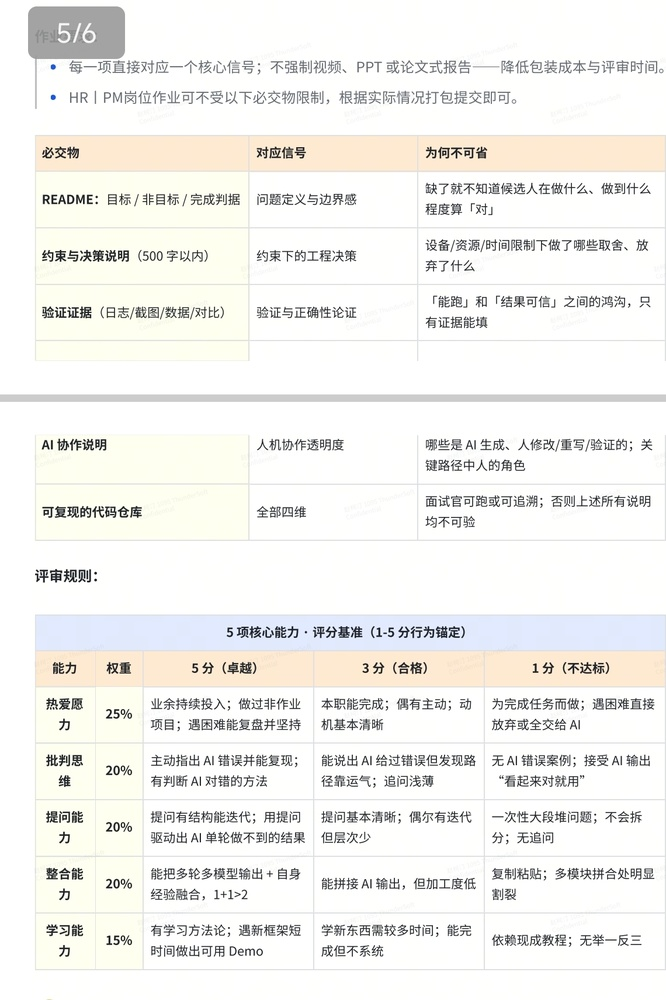
#> input picture 微信图片_20260617193902_20_18.jpg, 666 x 1000 px, shrunk from 1140 x 1712 before the run
$ python generate_samples.py
#> lines starting #> are read from the running program, lines starting #| are printed output that depends on the picture
import os
from PIL import Image, ImageEnhance, ImageFilter
import random
import numpy as np

def create_samples():
    base_image_path = "微信图片_20260617193902_20_18.jpg"
    out_dir = "验证证据/测试样本"

    if not os.path.exists(out_dir):
        os.makedirs(out_dir)

    try:
        img = Image.open(base_image_path)
#> img is the input picture: PIL image 666x1000 RGB; mean R, G, B 242.1, 241.4, 238.2
    except Exception as e:
        print(f"Error opening {base_image_path}: {e}")
        return

    # 1. Clear (清晰)
    img.save(os.path.join(out_dir, "1_clear_original.jpg"))
    enhancer = ImageEnhance.Sharpness(img)
    enhancer.enhance(1.5).save(os.path.join(out_dir, "1_clear_sharpened.jpg"))

    # 2. Blur (模糊)
    img.filter(ImageFilter.GaussianBlur(radius=5)).save(os.path.join(out_dir, "2_blur_light.jpg"))
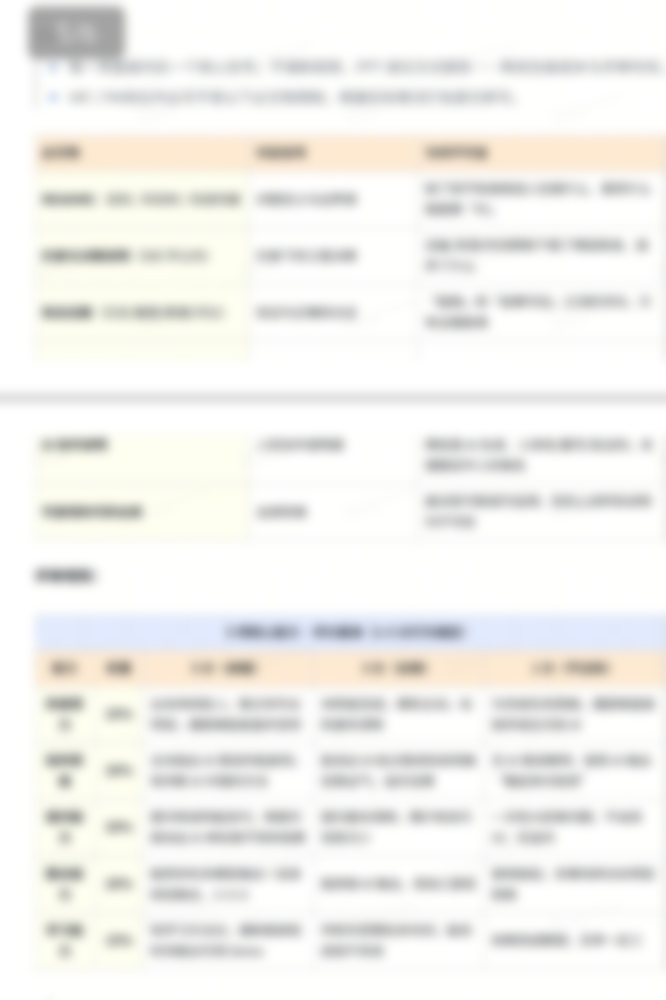
#> saved as 2_blur_light.jpg: PIL image 666x1000 RGB; mean R, G, B 242.1, 241.4, 238.2
    img.filter(ImageFilter.GaussianBlur(radius=12)).save(os.path.join(out_dir, "2_blur_heavy.jpg"))
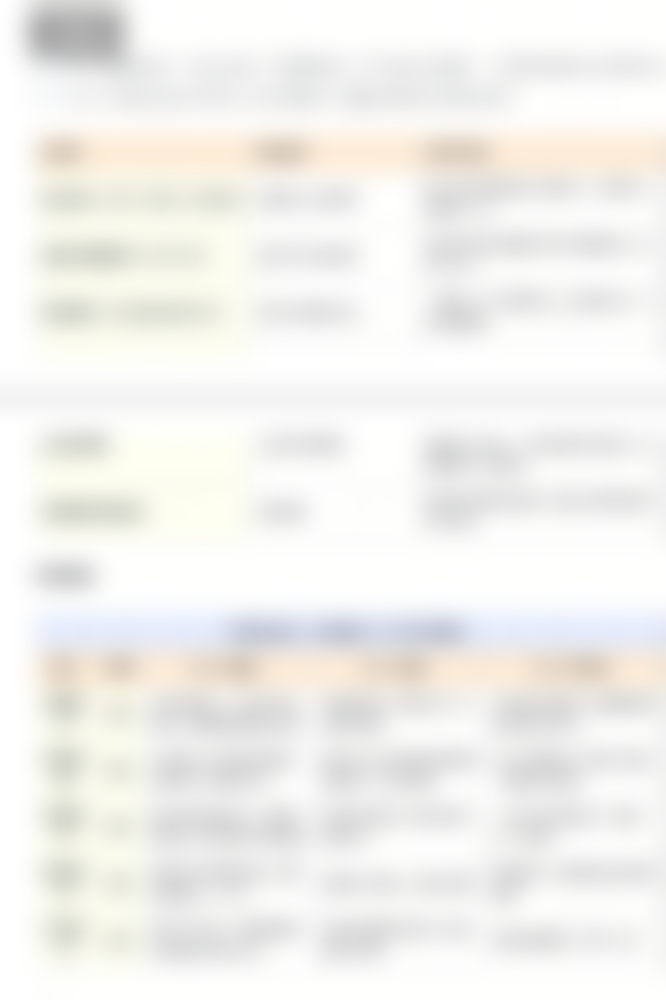
#> saved as 2_blur_heavy.jpg: PIL image 666x1000 RGB; mean R, G, B 242, 241.3, 238.2

    # 3. Overexposed (过曝)
    enhancer = ImageEnhance.Brightness(img)
    enhancer.enhance(2.5).save(os.path.join(out_dir, "3_overexposed_light.jpg"))
    enhancer.enhance(4.0).save(os.path.join(out_dir, "3_overexposed_heavy.jpg"))
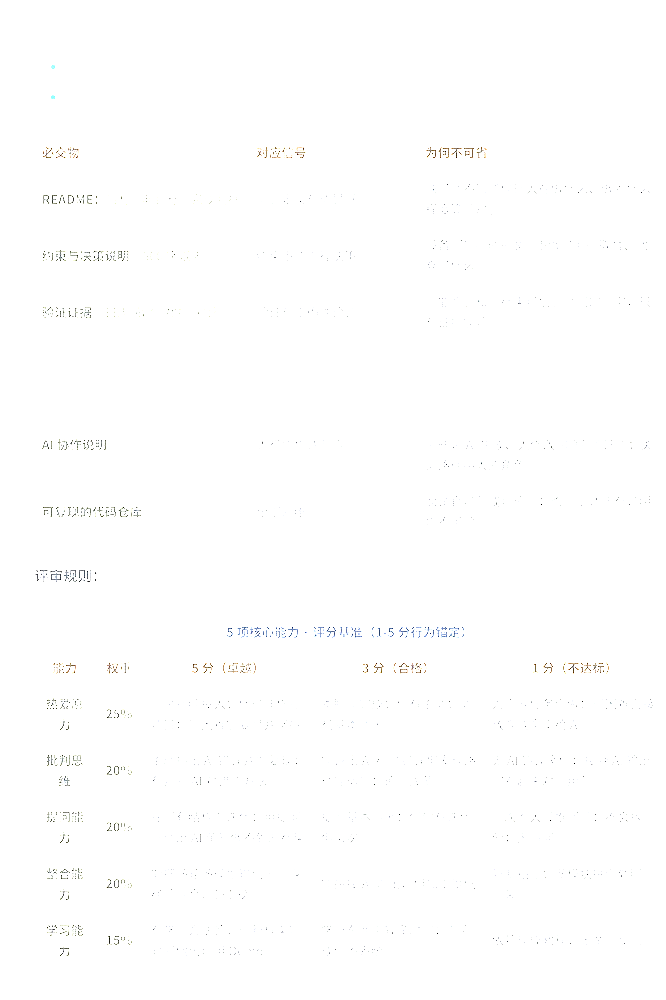
#> saved as 3_overexposed_heavy.jpg: PIL image 666x1000 RGB; mean R, G, B 254.3, 254.3, 254.3

    # 4. Underexposed (欠曝)
    enhancer = ImageEnhance.Brightness(img)
    enhancer.enhance(0.4).save(os.path.join(out_dir, "4_underexposed_light.jpg"))
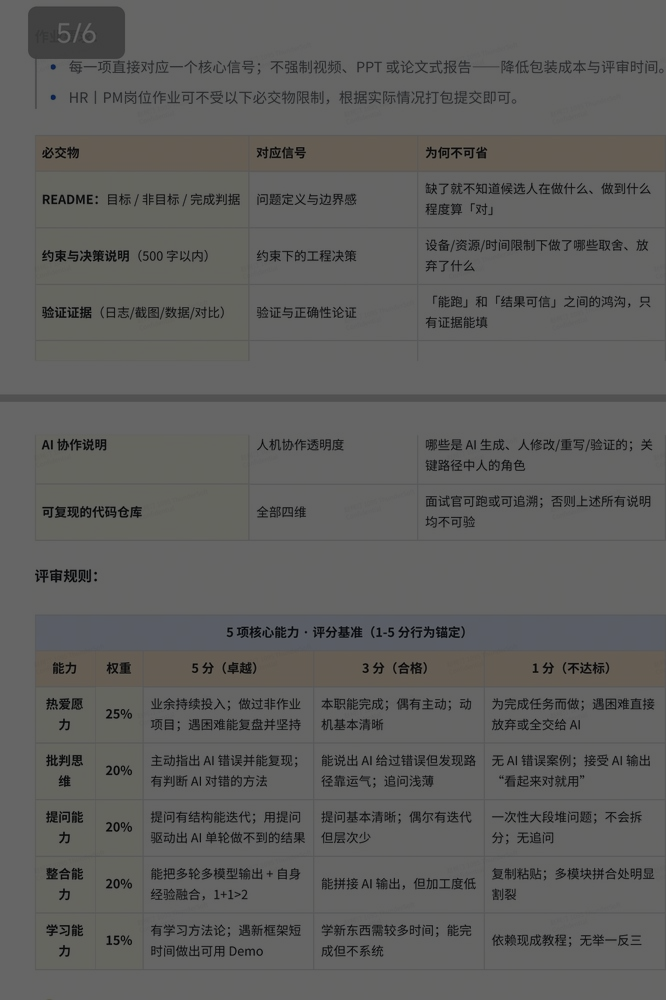
#> saved as 4_underexposed_light.jpg: PIL image 666x1000 RGB; mean R, G, B 96.6, 96.4, 95.1
    enhancer.enhance(0.15).save(os.path.join(out_dir, "4_underexposed_heavy.jpg"))
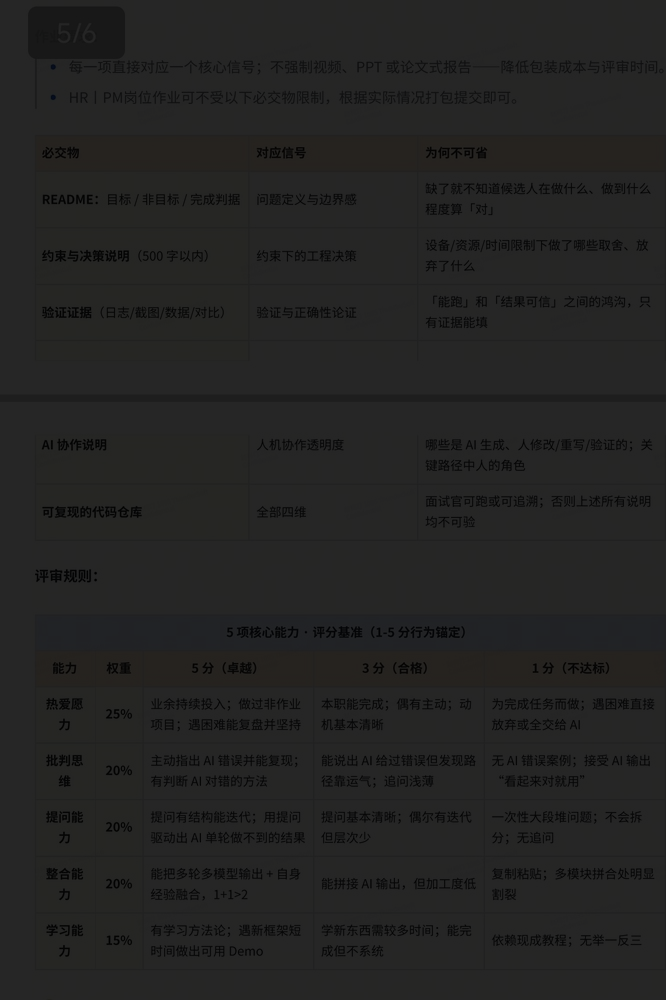
#> saved as 4_underexposed_heavy.jpg: PIL image 666x1000 RGB; mean R, G, B 36, 35.9, 35.2

    # 5. Noisy (噪点)
    img_arr = np.array(img)

    def add_noise(image_array, std):
#> called with std = 30
        noise = np.random.normal(0, std, image_array.shape)
        noisy = np.clip(image_array + noise, 0, 255).astype(np.uint8)
        return Image.fromarray(noisy)

    add_noise(img_arr, 30).save(os.path.join(out_dir, "5_noisy_light.jpg"))
    add_noise(img_arr, 70).save(os.path.join(out_dir, "5_noisy_heavy.jpg"))
#> call 2 of add_noise, with std = 70
#> in add_noise (call 2), `noisy = np.clip(image_array + noise, 0, 255).astype(np.uint8)`:
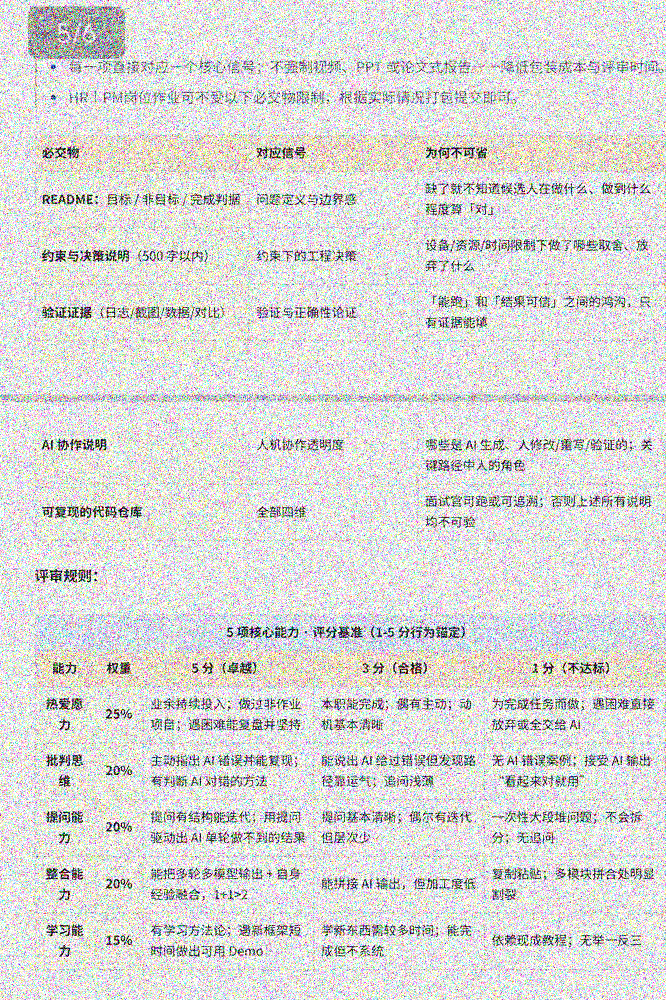
#> noisy: shape (1000, 666, 3); mean R, G, B 217.5, 217.1, 215.1

    # 6. Counter-example (反例 - 景深/虚化)
    # Simulate a macro shot where the center is clear and the rest is highly blurred
    w, h = img.size
#> w = 666; h = 1000
    mask = Image.new('L', (w, h), 0)
#> mask: PIL image 666x1000 L; every value is 0
    # Draw a white circle in the middle
    from PIL import ImageDraw
    draw = ImageDraw.Draw(mask)
    draw.ellipse((w*0.3, h*0.3, w*0.7, h*0.7), fill=255)
    # Blur the mask to make it a gradient
    mask = mask.filter(ImageFilter.GaussianBlur(radius=100))
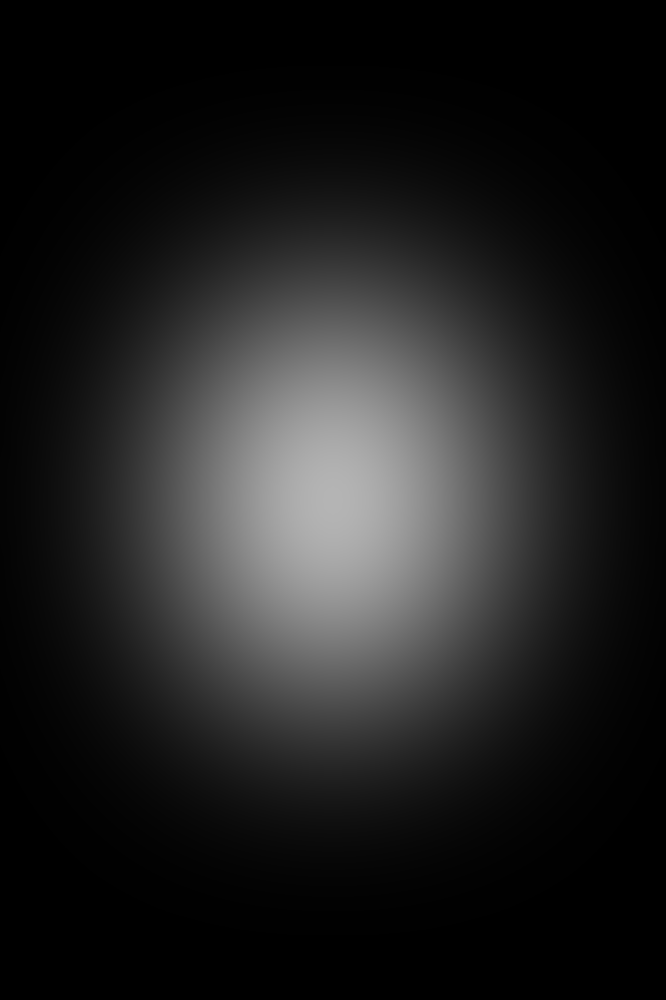
#> mask: PIL image 666x1000 L; min 0, max 180, mean 32.2

    blurred_img = img.filter(ImageFilter.GaussianBlur(radius=20))
    bokeh_img = Image.composite(img, blurred_img, mask)
    bokeh_img.save(os.path.join(out_dir, "6_counter_example_bokeh.jpg"))

    print("Test samples generated successfully in 验证证据/测试样本/")

if __name__ == '__main__':
    create_samples()

$ run again, with 微信图片_20260617193442_16_18.jpg copied over 微信图片_20260617193902_20_18.jpg
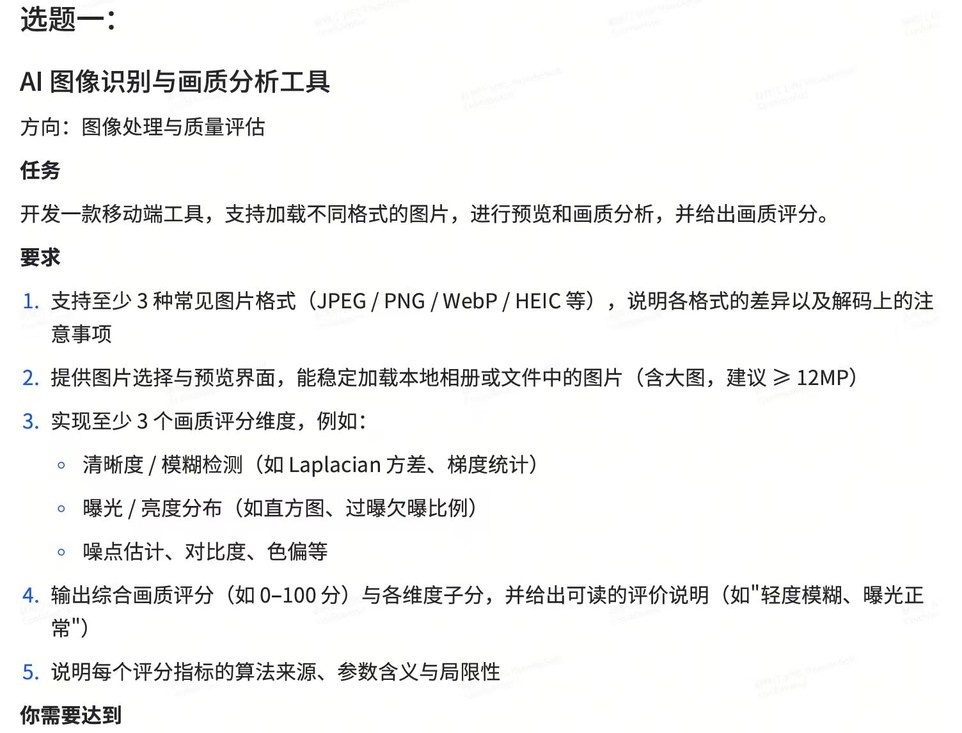
#> input picture 微信图片_20260617193442_16_18.jpg, 962 x 733 px, shrunk from 1504 x 1146 before the run
#> in create_samples, img is the input picture: PIL image 962x733 RGB; mean R, G, B 242.6, 242.6, 242
#> in add_noise (call 2), `noisy = np.clip(image_array + noise, 0, 255).astype(np.uint8)`:
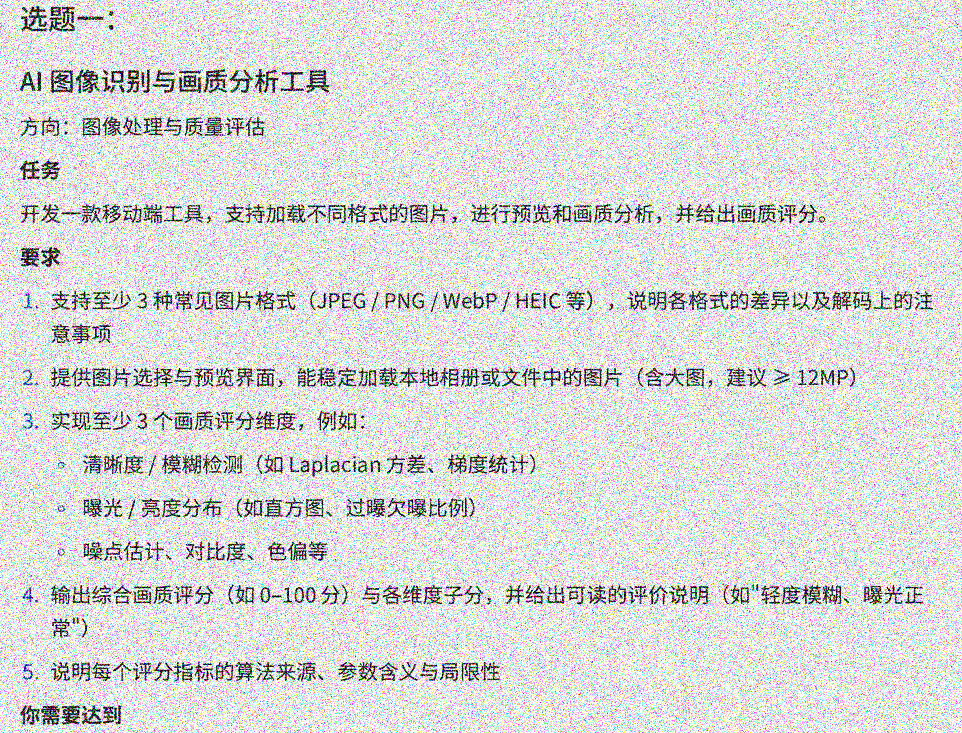
#> noisy: shape (733, 962, 3); mean R, G, B 217.3, 217.3, 216.8
#> in create_samples, `mask = mask.filter(ImageFilter.GaussianBlur(radius=100))`:
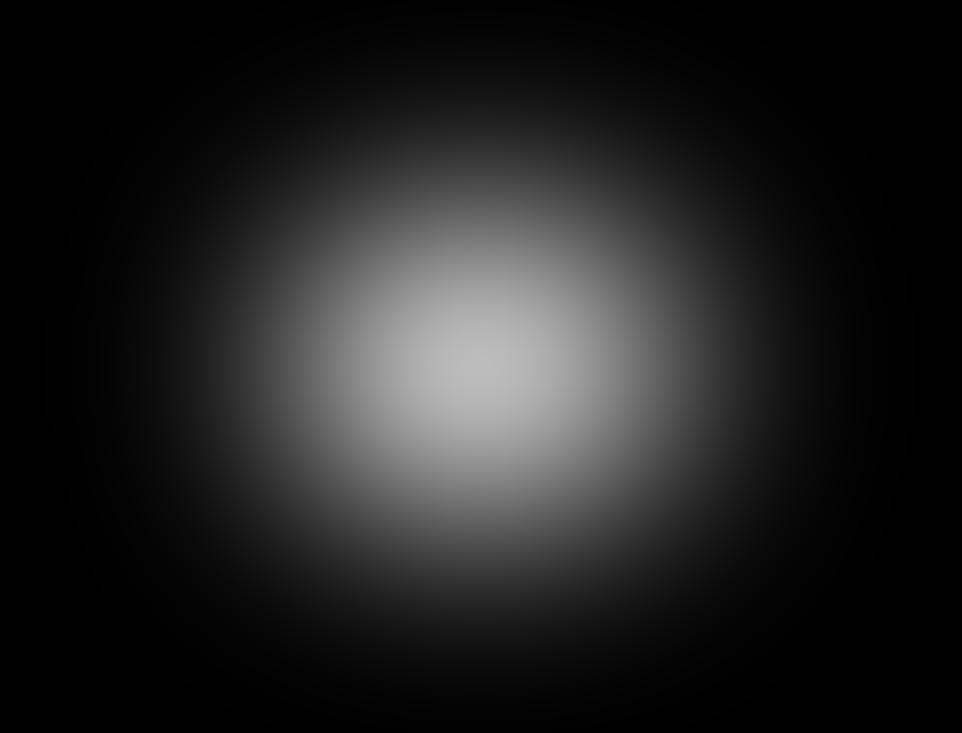
#> mask: PIL image 962x733 L; min 0, max 188, mean 32.3

$ run again, with 微信图片_20260617193450_17_18.jpg copied over 微信图片_20260617193902_20_18.jpg
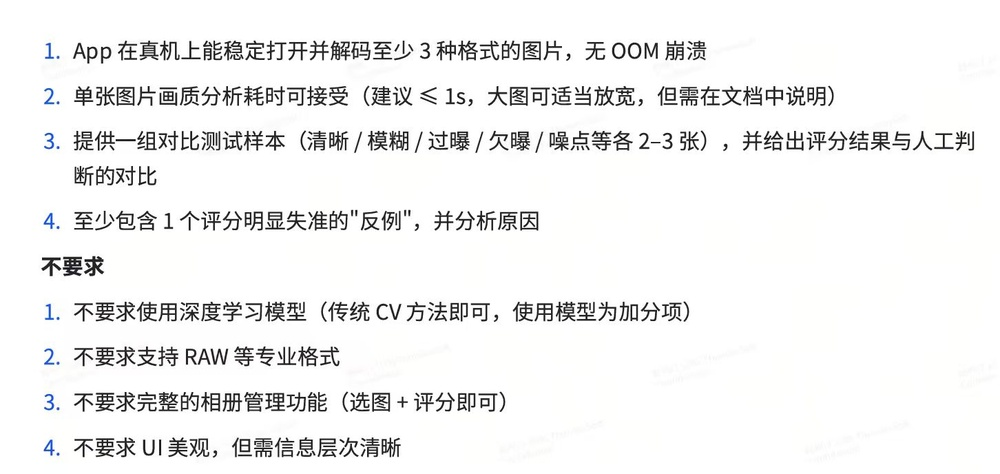
#> input picture 微信图片_20260617193450_17_18.jpg, 1000 x 474 px, shrunk from 1452 x 688 before the run
#> in create_samples, img is the input picture: PIL image 1000x474 RGB; mean R, G, B 241.1, 241.1, 240.9
#> in add_noise (call 2), `noisy = np.clip(image_array + noise, 0, 255).astype(np.uint8)`:
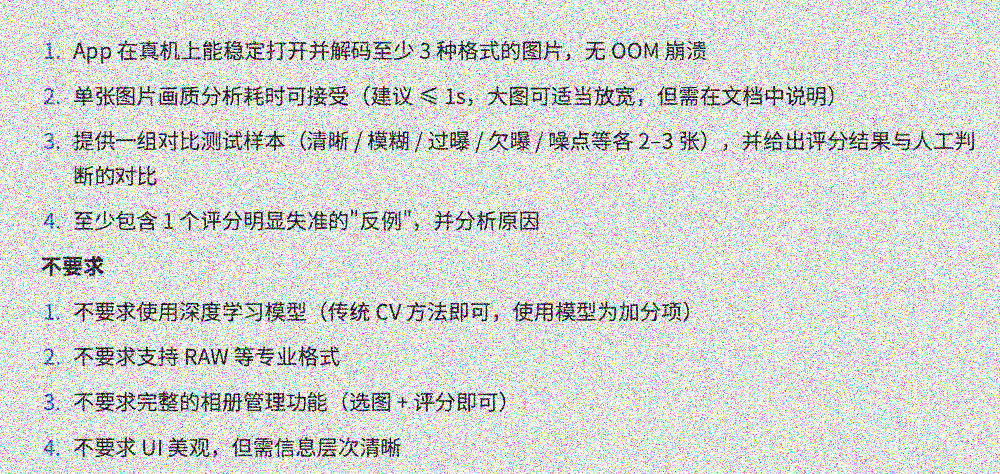
#> noisy: shape (474, 1000, 3); mean R, G, B 216, 216.1, 216
#> in create_samples, `mask = mask.filter(ImageFilter.GaussianBlur(radius=100))`:
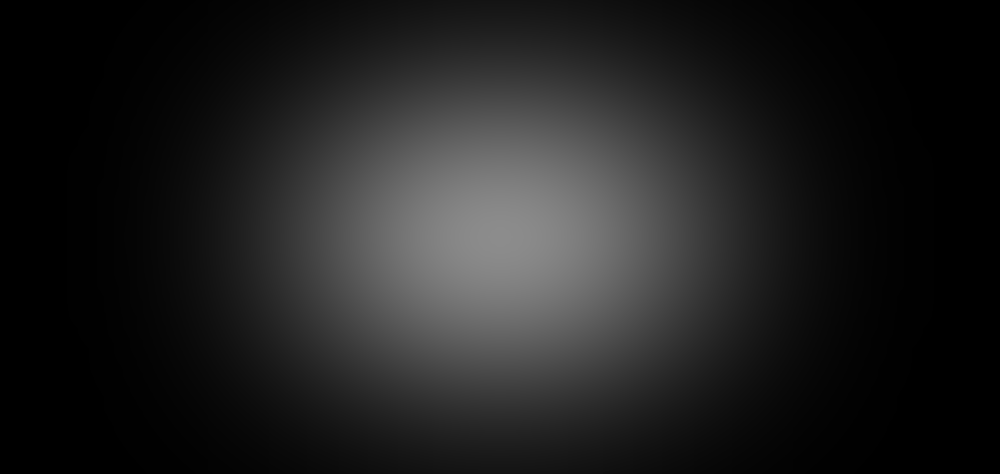
#> mask: PIL image 1000x474 L; min 0, max 140, mean 31.4
